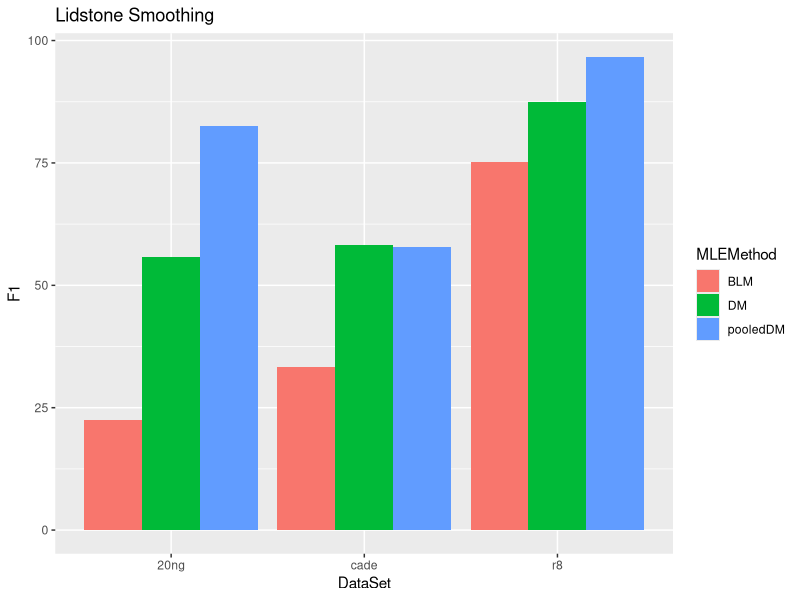
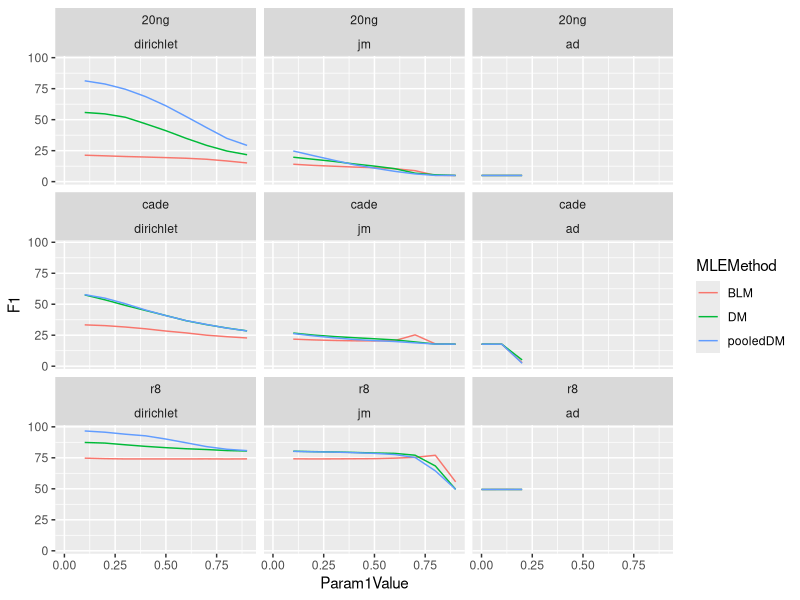

Generate these figures, in order, with R:
library(ggplot2)
library(data.table)
library(gridExtra)

setwd('/mnt/phd_repositories/fast-mle-multinomials/analytic_data/')

dat = data.table(read.csv('2019Dec15_mle.txt', header=F))
colnames(dat) = c('DataSet', 'MLEMethod', 'SmoothingMethod', 'ParamString',
                  'Class', 'TruePositives', 'FalsePositives', 'FalseNegatives',
                  'TrueNegatives')


dat[, SensitivityRecall := (100*TruePositives / (TruePositives + FalseNegatives))]
dat[, Specificity := (100*TrueNegatives / (TrueNegatives + FalsePositives))]
dat[, PPVPrecision := (100*TruePositives / (TruePositives + FalsePositives))]
dat[, NPV := (100*TrueNegatives / (TrueNegatives + FalseNegatives))]
dat[, Accuracy := (100*(TruePositives + TrueNegatives) / 
                     (TruePositives + TrueNegatives + FalsePositives + FalseNegatives))]
dat[, F1 := (100*2*PPVPrecision*SensitivityRecall / (PPVPrecision + SensitivityRecall))]

dat$NPV[is.nan(dat$NPV)] = 0
dat$PPVPrecision[is.nan(dat$PPVPrecision)] = 0
dat$F1[is.nan(dat$F1)] = 0

extract_n_param = function(x, i)
{
  ret = c()
  split = strsplit(x, '\\|')
  for(vals in split) {
    if(length(vals) >= i) {
      ret = c(ret, vals[i])
    }
    else {
      ret = c(ret, NA)
    }
  }
  return(ret)
}

dat$ParamString = as.character(dat$ParamString)
dat[, Param1Value := (as.numeric(gsub('.+=', '', extract_n_param(ParamString, 1), perl=T)))]
dat[, Param2Value := (as.numeric(gsub('.+=', '', extract_n_param(ParamString, 2), perl=T)))]

subdat = dat[, .SD, .SDcols=c('DataSet', 'MLEMethod', 'SmoothingMethod',
                              'TruePositives', 'FalsePositives', 'FalseNegatives',
                              'TrueNegatives', 'Param1Value', 'Param2Value')]
subdat = subdat[, lapply(.SD, sum), by=c('DataSet', 'MLEMethod', 'SmoothingMethod', 
                                         'Param1Value', 'Param2Value')]
subdat[, SensitivityRecall := (100*TruePositives / (TruePositives + FalseNegatives))]
subdat[, Specificity := (100*TrueNegatives / (TrueNegatives + FalsePositives))]
subdat[, PPVPrecision := (100*TruePositives / (TruePositives + FalsePositives))]
subdat[, NPV := (100*TrueNegatives / (TrueNegatives + FalseNegatives))]
subdat[, Accuracy := (100*(TruePositives + TrueNegatives) / 
                     (TruePositives + TrueNegatives + FalsePositives + FalseNegatives))]
subdat[, F1 := (2*PPVPrecision*SensitivityRecall / (PPVPrecision + SensitivityRecall))]

plot_subdat = subdat[, .SD, .SDcols=!c('TruePositives', 'FalsePositives',
                                       'FalseNegatives', 'TrueNegatives',
                                       'Specificity', 'NPV', 'Accuracy',
                                       'PPVPrecision', 'SensitivityRecall')]
# mdat = melt(plot_subdat, id.vars=c('DataSet', 'MLEMethod', 'SmoothingMethod',
#                            'Param1Value', 'Param2Value'))
mdat = plot_subdat

mdat$SmoothingMethod = factor(mdat$SmoothingMethod,
                              levels=c('lidstone', 'dirichlet', 'jm', 'ad', 'ts'),
                              ordered=T)

lidstone_g = ggplot(mdat[SmoothingMethod == 'lidstone'], 
                    aes(x=DataSet, y=F1, fill=MLEMethod)) +
  geom_bar(stat='identity', position='dodge') +
  ggtitle('Lidstone Smoothing')
print(lidstone_g)


dirichlet_g = ggplot(mdat[!(SmoothingMethod %in% c('ts', 'lidstone'))], 
                    aes(x=Param1Value, y=F1, color=MLEMethod)) +
  geom_line() +
  facet_wrap(DataSet~SmoothingMethod)
print(dirichlet_g)



